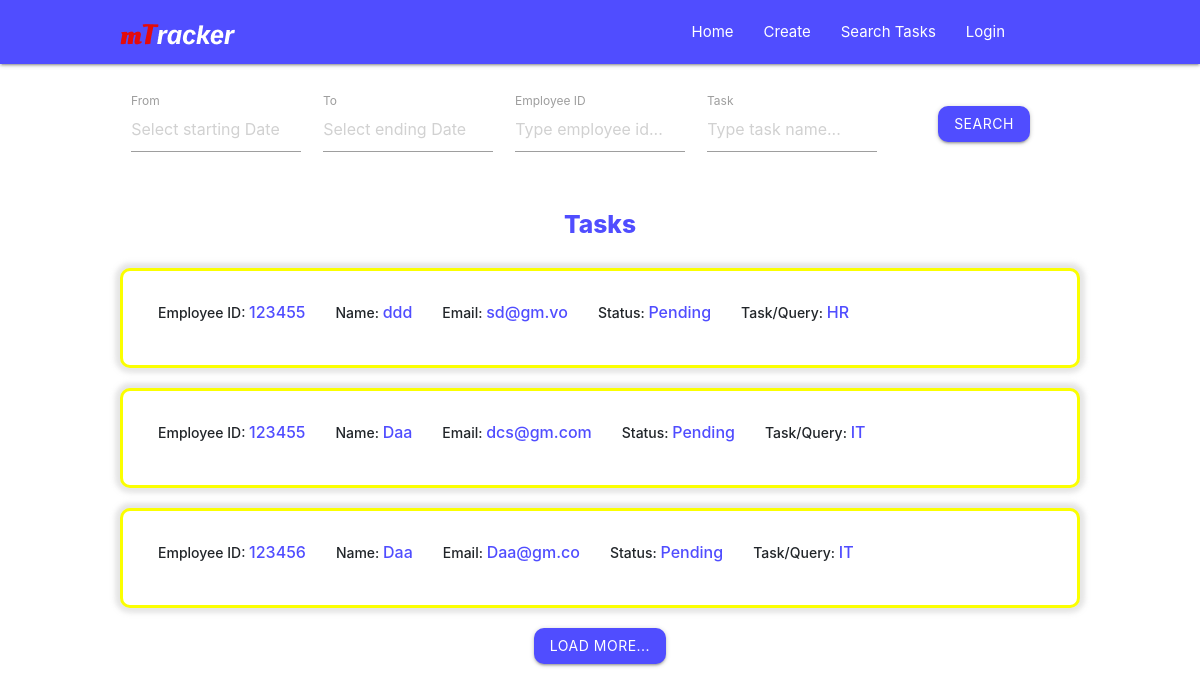
The app's page /search/, older data.
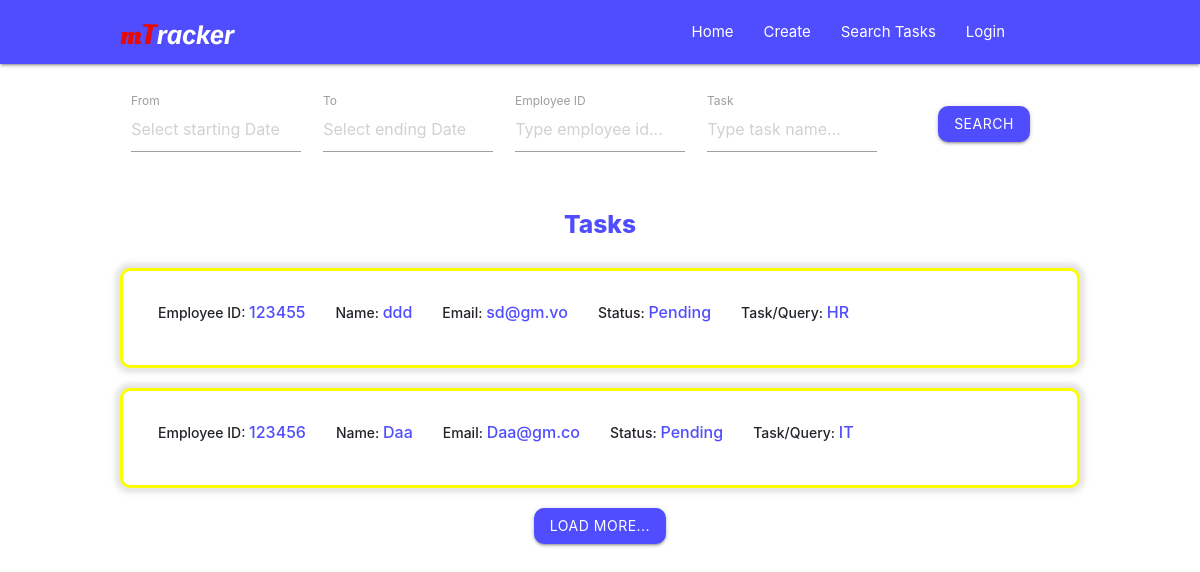
The same page, newer data.
### taskData/models.py (models this page shows)
class TaskData(models.Model):
    empid = models.TextField(max_length=20)
    empname = models.TextField(max_length=50)
    empemail = models.TextField(max_length=50)
    taskname = models.TextField(max_length=100)
    duedate = models.TextField(max_length=20)
    taskstatus = models.TextField(max_length=15)
    tasksummary = models.TextField(max_length=500)
    createdon = models.DateField()

### mtracker/views.py (the view, shortened to what this page needs)
# urls.py: path('search/', views.search, name='search'),
def search(request):
    taskData = TaskData.objects.filter().exclude(taskstatus='Completed').order_by('-id')
    return render(request, "search.html", {"taskData":taskData})

### templates/search.html (shortened to what this page needs)
{% extends 'base.html' %}
        {% block body %}
    <center>
        <div class="search-tab-container">
    <div class="all-tasks-container">
        <center>
            <form action="{% url 'search' %}" method="post">
            <div class="task-search row">
                <div class="input-field col l3 m5 s10">
                    <label>From</label>
                    <input placeholder="Select starting Date" type="text" class="datepicker" name="fromdate" >
                </div>
                <div class="input-field col l3 m5 s10">
                    <label>To</label>
                    <input placeholder="Select ending Date" type="text" class="datepicker" name="todate"  >
                </div>
                <div class="input-field col l3 m5 s10">
                    <label>Employee ID</label>
                    <input class="col" type="text" placeholder="Type employee id..." name="empid" >
                </div>
                <div class="input-field col l3 m5 s10">
                    <label>Task</label>
                    <input class="col" type="text" placeholder="Type task name..." name="task" >
                </div>
                <div class="input-field col l12 m12 s12">
                    <button class="btn search-btn waves-effect waves-light" onclick="">Search</button>
                </div>
            </div>
        </form>
        </center>
        <div class="row">
            <center>
                <h5 class="all-tasks-title">Tasks</h5>
            </center>
        </div>
        <div>
            <ul class="collapsible">
                {% for data in taskData %}
                <li class="task-card pending">
                    <div class="collapsible-header">
                        <div class="employee-info">
                            <div class="">Employee ID: <span>{{data.empid}}</span></div>
                            <div class="">Name: <span>{{data.empname}}</span></div>
                            <div class="">Email: <span>{{data.empemail}}</span></div>
                            <div class="">Status: <span>{{data.taskstatus}}</span></div>
                            <div>Task/Query: <span>{{data.taskname}}</span></div>
                        </div>
                    </div>
                </li>
                {% endfor %}
                <center>
                    <button class="btn load-more-btn waves-effect waves-light" onclick="">Load More...</button>
                </center>
                <br>
            </ul>
        </div>
    </div>
{% endblock %}

Row changes from the older to the newer data that the page shows:
removed TaskData: empid "123455", empname "Daa", empemail "dcs@gm.com", taskstatus "Pending", taskname "IT"
